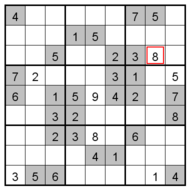
#> input picture cv2tutorial/extra/images/sudokusmall.png, 190 x 190 px
$ python perspective.py
#> lines starting #> are read from the running program, lines starting #| are printed output that depends on the picture
### cv2tutorial/util.py
import os.path

import cv2

def fetch_image(image_name, flags=-1):
    """Return an image from the images directory."""
#> called with image_name = 'sudokusmall.png', flags = -1
    path = os.path.realpath(__file__)
    dirname = os.path.dirname(path)
    image_path = os.path.join(dirname, 'extra', 'images', image_name)
    image = cv2.imread(image_path, flags)
#> image is the input picture: shape (190, 190, 3) uint16; mean B, G, R 54069.3, 54069.3, 54188.7
    return image

### cv2tutorial/image_processing/transformations/perspective.py
import cv2
import numpy as np
from matplotlib import pyplot as plt

from cv2tutorial.util import fetch_image

def main():
    img = fetch_image('sudokusmall.png')
    rows,cols,ch = img.shape
#> rows = 190; cols = 190; ch = 3

    pts1 = np.float32([[56,65],[68,52],[28,387],[389,390]])
    pts2 = np.float32([[0,0],[40,0],[0,300],[300,300]])

    M = cv2.getPerspectiveTransform(pts1,pts2)

    dst = cv2.warpPerspective(img,M,(300,300))
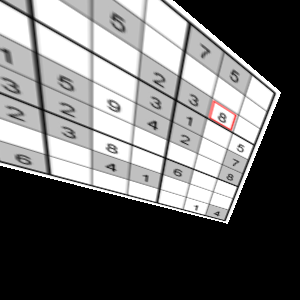
#> dst: shape (300, 300, 3) uint16; mean B, G, R 27925.1, 27925.1, 27995.6; drawn with min black and max white

    plt.subplot(121),plt.imshow(img),plt.title('Input')
    plt.subplot(122),plt.imshow(dst),plt.title('Output')
    plt.show()
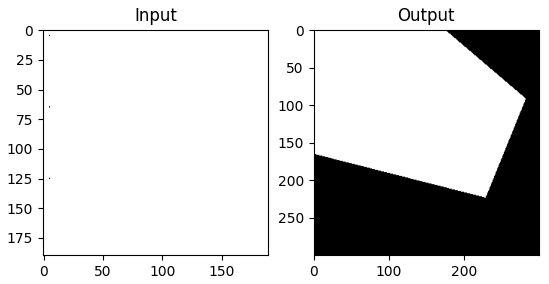
#> figure drawn by matplotlib, 2 panels; B, G, R data is drawn as R, G, B

if __name__ == '__main__':
    main()

$ run again, with cv2tutorial/extra/images/drawing.png copied over cv2tutorial/extra/images/sudokusmall.png
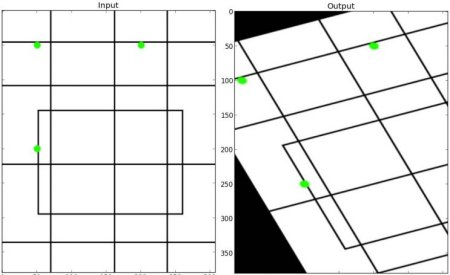
#> input picture cv2tutorial/extra/images/drawing.png, 450 x 275 px
#> in fetch_image, image is the input picture: shape (275, 450, 3); mean B, G, R 227.1, 227.6, 227.1
#> in main, `dst = cv2.warpPerspective(img,M,(300,300))`:
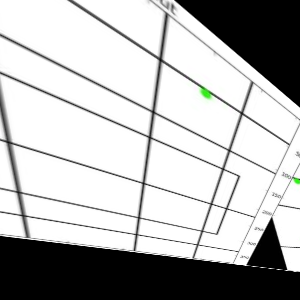
#> dst: shape (300, 300, 3); mean B, G, R 182.4, 182.6, 182.4
#> in main, `plt.show()`:
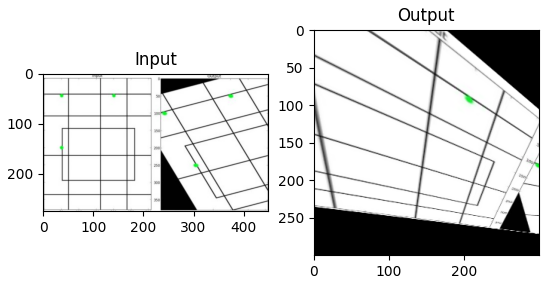
#> figure drawn by matplotlib, 2 panels; B, G, R data is drawn as R, G, B

$ run again, with cv2tutorial/extra/images/jason_small.png copied over cv2tutorial/extra/images/sudokusmall.png
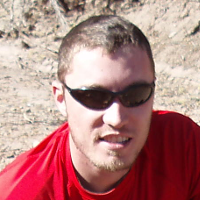
#> input picture cv2tutorial/extra/images/jason_small.png, 200 x 200 px
#> in fetch_image, image is the input picture: shape (200, 200, 4); mean B, G, R, A 127.7, 129.6, 180, 255
#> in main, `dst = cv2.warpPerspective(img,M,(300,300))`:
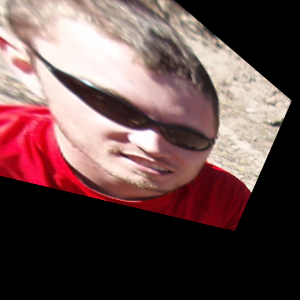
#> dst: shape (300, 300, 4); mean B, G, R, A 76, 76.8, 103.7, 145.3
#> in main, `plt.show()`:
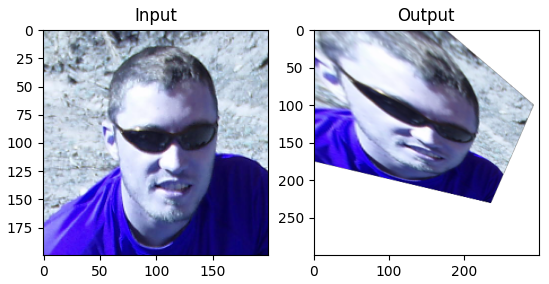
#> figure drawn by matplotlib, 2 panels; B, G, R data is drawn as R, G, B
